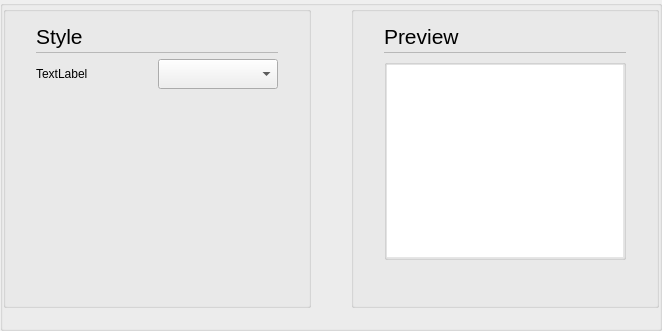
    <widget class="stw::opensyde_gui_elements::C_OgeGbxTransparent" name="pc_GroupBoxWidgetSpecific">
     <property name="title">
      <string/>
     </property>
     <layout class="QVBoxLayout" name="verticalLayout_8">
      <property name="spacing">
       <number>0</number>
      </property>
      <property name="leftMargin">
       <number>0</number>
      </property>
      <property name="topMargin">
       <number>0</number>
      </property>
      <property name="rightMargin">
       <number>0</number>
      </property>
      <property name="bottomMargin">
       <number>20</number>
      </property>
      <item>
       <layout class="QHBoxLayout" name="horizontalLayout_8" stretch="1,0,1">
        <item>
         <widget class="stw::opensyde_gui_elements::C_OgeGbx" name="pc_GroupBoxGeneral">
          <property name="title">
           <string/>
          </property>
          <layout class="QHBoxLayout" name="horizontalLayout_2">
           <property name="leftMargin">
            <number>30</number>
           </property>
           <property name="rightMargin">
            <number>30</number>
           </property>
           <property name="bottomMargin">
            <number>13</number>
           </property>
           <item>
            <layout class="QVBoxLayout" name="verticalLayout_2">
             <property name="spacing">
              <number>0</number>
             </property>
             <property name="sizeConstraint">
              <enum>QLayout::SetMinimumSize</enum>
             </property>
             <item>
              <layout class="QHBoxLayout" name="horizontalLayout_3" stretch="0,1">
               <property name="spacing">
                <number>6</number>
               </property>
               <item>
                <widget class="stw::opensyde_gui_elements::C_OgeLabHeadingGroupBold" name="pc_LabelDesign">
                 <property name="minimumSize">
                  <size>
                   <width>0</width>
                   <height>30</height>
                  </size>
                 </property>
                 <property name="maximumSize">
                  <size>
                   <width>16777215</width>
                   <height>30</height>
                  </size>
                 </property>
                 <property name="font">
                  <font>
                   <family>Segoe UI</family>
                   <pointsize>16</pointsize>
                  </font>
                 </property>
                 <property name="text">
                  <string>Style</string>
                 </property>
                </widget>
               </item>
               <item>
                <spacer name="horizontalSpacer_6">
                 <property name="orientation">
                  <enum>Qt::Horizontal</enum>
                 </property>
                 <property name="sizeHint" stdset="0">
                  <size>
                   <width>40</width>
                   <height>1</height>
                  </size>
                 </property>
                </spacer>
               </item>
              </layout>
             </item>
             <item>
              <layout class="QHBoxLayout" name="horizontalLayout_16" stretch="1">
               <property name="spacing">
                <number>0</number>
               </property>
               <property name="topMargin">
                <number>1</number>
               </property>
               <property name="bottomMargin">
                <number>0</number>
               </property>
               <item>
                <widget class="stw::opensyde_gui_elements::C_OgeFraSeparator" name="frame">
                 <property name="minimumSize">
                  <size>
                   <width>0</width>
                   <height>1</height>
                  </size>
                 </property>
                 <property name="maximumSize">
                  <size>
                   <width>16777215</width>
                   <height>1</height>
                  </size>
                 </property>
                 <property name="frameShape">
                  <enum>QFrame::StyledPanel</enum>
                 </property>
                 <property name="frameShadow">
                  <enum>QFrame::Raised</enum>
                 </property>
                </widget>
               </item>
              </layout>
             </item>
             <item>
              <layout class="QHBoxLayout" name="horizontalLayout">
               <property name="spacing">
                <number>0</number>
               </property>
               <property name="topMargin">
                <number>6</number>
               </property>
              </layout>
             </item>
             <item>
              <layout class="QVBoxLayout" name="pc_VerticalLayoutDesign">
               <property name="spacing">
                <number>10</number>
               </property>
               <item>
                <layout class="QHBoxLayout" name="horizontalLayout_23">
                 <item>
                  <widget class="stw::opensyde_gui_elements::C_OgeLabGroupItem" name="pc_LabelTheme">
                   <property name="text">
                    <string>TextLabel</string>
                   </property>
                  </widget>
                 </item>
                 <item>
                  <spacer name="horizontalSpacer_12">
                   <property name="orientation">
                    <enum>Qt::Horizontal</enum>
                   </property>
                   <property name="sizeHint" stdset="0">
                    <size>
                     <width>40</width>
                     <height>20</height>
                    </size>
                   </property>
                  </spacer>
                 </item>
                 <item>
                  <widget class="stw::opensyde_gui_elements::C_OgeCbxText" name="pc_ComboBoxTheme">
                   <property name="minimumSize">
                    <size>
                     <width>120</width>
                     <height>30</height>
                    </size>
                   </property>
                   <property name="maximumSize">
                    <size>
                     <width>120</width>
                     <height>30</height>
                    </size>
                   </property>
                  </widget>
                 </item>
                </layout>
               </item>
               <item>
                <spacer name="verticalSpacer_8">
                 <property name="orientation">
                  <enum>Qt::Vertical</enum>
                 </property>
                 <property name="sizeHint" stdset="0">
                  <size>
                   <width>20</width>
                   <height>25</height>
                  </size>
                 </property>
                </spacer>
               </item>
              </layout>
             </item>
            </layout>
           </item>
          </layout>
         </widget>
        </item>
        <item>
         <spacer name="horizontalSpacer">
          <property name="orientation">
           <enum>Qt::Horizontal</enum>
          </property>
          <property name="sizeType">
           <enum>QSizePolicy::Fixed</enum>
          </property>
          <property name="sizeHint" stdset="0">
           <size>
            <width>40</width>
            <height>20</height>
           </size>
          </property>
         </spacer>
        </item>
        <item>
         <widget class="stw::opensyde_gui_elements::C_OgeGbx" name="pc_GroupBoxGeneral_2">
          <property name="title">
           <string/>
          </property>
          <layout class="QHBoxLayout" name="horizontalLayout_4">
           <property name="leftMargin">
            <number>30</number>
           </property>
           <property name="rightMargin">
            <number>30</number>
           </property>
           <property name="bottomMargin">
            <number>13</number>
           </property>
           <item>
            <layout class="QVBoxLayout" name="verticalLayout_3">
             <property name="spacing">
              <number>0</number>
             </property>
             <property name="sizeConstraint">
              <enum>QLayout::SetMinimumSize</enum>
             </property>
             <item>
              <layout class="QHBoxLayout" name="horizontalLayout_5" stretch="0,1">
               <property name="spacing">
                <number>6</number>
               </property>
               <item>
                <widget class="stw::opensyde_gui_elements::C_OgeLabHeadingGroupBold" name="pc_LabelPreview">
                 <property name="minimumSize">
                  <size>
                   <width>0</width>
                   <height>30</height>
                  </size>
                 </property>
                 <property name="maximumSize">
                  <size>
                   <width>16777215</width>
                   <height>30</height>
                  </size>
                 </property>
                 <property name="font">
                  <font>
                   <family>Segoe UI</family>
                   <pointsize>16</pointsize>
                  </font>
                 </property>
                 <property name="text">
                  <string>Preview</string>
                 </property>
                </widget>
               </item>
               <item>
                <spacer name="horizontalSpacer_7">
                 <property name="orientation">
                  <enum>Qt::Horizontal</enum>
                 </property>
                 <property name="sizeHint" stdset="0">
                  <size>
                   <width>40</width>
                   <height>1</height>
                  </size>
                 </property>
                </spacer>
               </item>
              </layout>
             </item>
             <item>
              <layout class="QHBoxLayout" name="horizontalLayout_18" stretch="1">
               <property name="spacing">
                <number>0</number>
               </property>
               <property name="topMargin">
                <number>1</number>
               </property>
               <property name="bottomMargin">
                <number>0</number>
               </property>
               <item>
                <widget class="stw::opensyde_gui_elements::C_OgeFraSeparator" name="frame_2">
                 <property name="minimumSize">
                  <size>
                   <width>0</width>
                   <height>1</height>
                  </size>
                 </property>
                 <property name="maximumSize">
                  <size>
                   <width>16777215</width>
                   <height>1</height>
                  </size>
                 </property>
                 <property name="frameShape">
                  <enum>QFrame::StyledPanel</enum>
                 </property>
                 <property name="frameShadow">
                  <enum>QFrame::Raised</enum>
                 </property>
                </widget>
               </item>
              </layout>
             </item>
             <item>
              <spacer name="verticalSpacer">
               <property name="orientation">
                <enum>Qt::Vertical</enum>
               </property>
               <property name="sizeType">
                <enum>QSizePolicy::Fixed</enum>
               </property>
               <property name="sizeHint" stdset="0">
                <size>
                 <width>20</width>
                 <height>6</height>
                </size>
               </property>
              </spacer>
             </item>
             <item>
              <widget class="stw::opensyde_gui_elements::C_OgeGbxGrayedEdit" name="pc_GroupBox">
               <property name="title">
                <string/>
               </property>
               <layout class="QGridLayout" name="gridLayout">
                <property name="leftMargin">
                 <number>0</number>
                </property>
                <property name="topMargin">
                 <number>0</number>
                </property>
                <property name="rightMargin">
                 <number>0</number>
                </property>
                <property name="bottomMargin">
                 <number>0</number>
                </property>
                <item row="0" column="0">
                 <widget class="stw::opensyde_gui_elements::C_OgeFraFrame" name="pc_PreviewFrame">
                  <property name="minimumSize">
                   <size>
                    <width>0</width>
                    <height>170</height>
                   </size>
                  </property>
                  <property name="autoFillBackground">
                   <bool>false</bool>
                  </property>
                  <property name="frameShape">
                   <enum>QFrame::NoFrame</enum>
                  </property>
                  <property name="frameShadow">
                   <enum>QFrame::Raised</enum>
                  </property>
                  <layout class="QGridLayout" name="gridLayout_2">
                   <property name="leftMargin">
                    <number>0</number>
                   </property>
                   <property name="topMargin">
                    <number>0</number>
                   </property>
                   <property name="rightMargin">
                    <number>0</number>
                   </property>
                   <property name="bottomMargin">
                    <number>0</number>
                   </property>
                   <item row="2" column="0">
                    <widget class="stw::opensyde_gui::C_SebGraphicsView" name="pc_GraphicsView">
                     <property name="enabled">
                      <bool>true</bool>
                     </property>
                     <property name="palette">
                      <palette>
                       <active>
                        <colorrole role="Button">
                         <brush brushstyle="SolidPattern">
                          <color alpha="0">
                           <red>255</red>
                           <green>255</green>
                           <blue>255</blue>
                          </color>
                         </brush>
                        </colorrole>
                        <colorrole role="Window">
                         <brush brushstyle="SolidPattern">
                          <color alpha="255">
                           <red>255</red>
                           <green>255</green>
                           <blue>255</blue>
                          </color>
                         </brush>
                        </colorrole>
                       </active>
                       <inactive>
                        <colorrole role="Button">
                         <brush brushstyle="SolidPattern">
                          <color alpha="0">
                           <red>255</red>
                           <green>255</green>
                           <blue>255</blue>
                          </color>
                         </brush>
                        </colorrole>
                        <colorrole role="Window">
                         <brush brushstyle="SolidPattern">
                          <color alpha="255">
                           <red>255</red>
                           <green>255</green>
                           <blue>255</blue>
                          </color>
                         </brush>
                        </colorrole>
                       </inactive>
                       <disabled>
                        <colorrole role="Button">
                         <brush brushstyle="SolidPattern">
                          <color alpha="0">
                           <red>255</red>
                           <green>255</green>
                           <blue>255</blue>
                          </color>
                         </brush>
                        </colorrole>
                        <colorrole role="Window">
                         <brush brushstyle="SolidPattern">
                          <color alpha="255">
                           <red>255</red>
                           <green>255</green>
                           <blue>255</blue>
                          </color>
                         </brush>
                        </colorrole>
                       </disabled>
                      </palette>
                     </property>
                     <property name="focusPolicy">
                      <enum>Qt::NoFocus</enum>
                     </property>
                     <property name="autoFillBackground">
                      <bool>true</bool>
                     </property>
                     <property name="frameShape">
                      <enum>QFrame::NoFrame</enum>
                     </property>
                     <property name="verticalScrollBarPolicy">
                      <enum>Qt::ScrollBarAlwaysOff</enum>
                     </property>
                     <property name="horizontalScrollBarPolicy">
                      <enum>Qt::ScrollBarAlwaysOff</enum>
                     </property>
                     <property name="backgroundBrush">
                      <brush brushstyle="NoBrush">
                       <color alpha="255">
                        <red>0</red>
                        <green>0</green>
                        <blue>0</blue>
                       </color>
                      </brush>
                     </property>
                     <property name="foregroundBrush">
                      <brush brushstyle="NoBrush">
                       <color alpha="255">
                        <red>0</red>
                        <green>0</green>
                        <blue>0</blue>
                       </color>
                      </brush>
                     </property>
                     <property name="interactive">
                      <bool>false</bool>
                     </property>
                     <property name="alignment">
                      <set>Qt::AlignLeading|Qt::AlignLeft|Qt::AlignTop</set>
                     </property>
                     <property name="renderHints">
                      <set>QPainter::Antialiasing|QPainter::TextAntialiasing</set>
                     </property>
                     <property name="cacheMode">
                      <set>QGraphicsView::CacheNone</set>
                     </property>
                    </widget>
                   </item>
                  </layout>
                 </widget>
                </item>
               </layout>
              </widget>
             </item>
             <item>
              <layout class="QHBoxLayout" name="horizontalLayout_17">
               <property name="spacing">
                <number>0</number>
               </property>
               <property name="topMargin">
                <number>1</number>
               </property>
               <property name="bottomMargin">
                <number>0</number>
               </property>
              </layout>
             </item>
             <item>
              <layout class="QHBoxLayout" name="horizontalLayout_6" stretch="0">
               <property name="spacing">
                <number>0</number>
               </property>
               <property name="topMargin">
                <number>6</number>
               </property>
               <item>
                <spacer name="verticalSpacer_6">
                 <property name="orientation">
                  <enum>Qt::Vertical</enum>
                 </property>
                 <property name="sizeHint" stdset="0">
                  <size>
                   <width>20</width>
                   <height>25</height>
                  </size>
                 </property>
                </spacer>
               </item>
              </layout>
             </item>
            </layout>
           </item>
          </layout>
         </widget>
        </item>
       </layout>
      </item>
     </layout>
    </widget>
